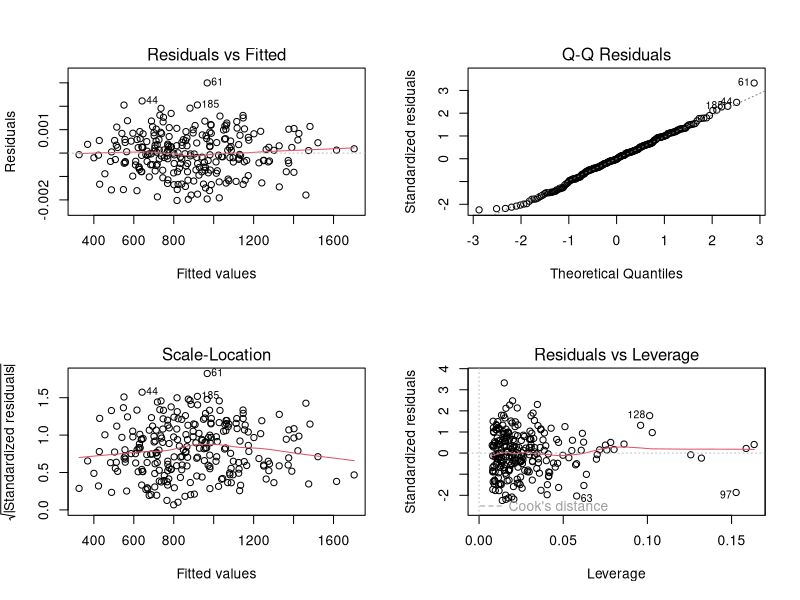
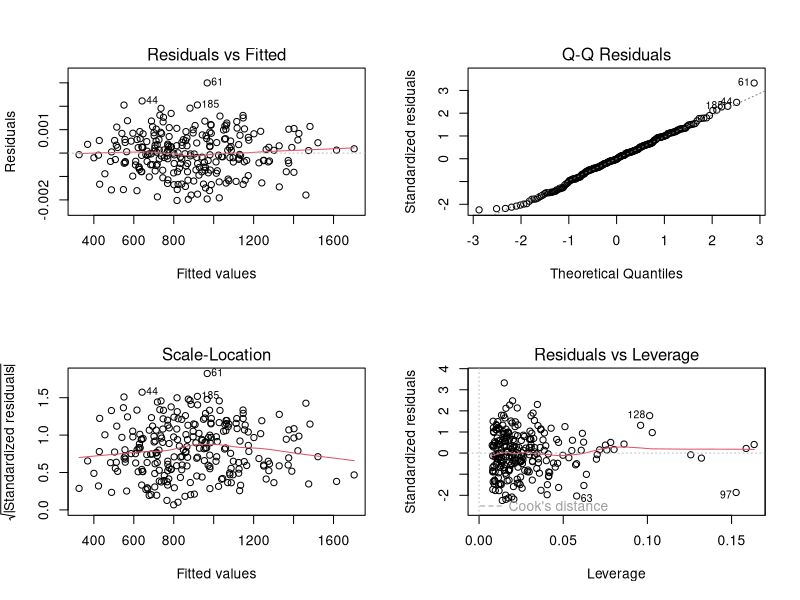
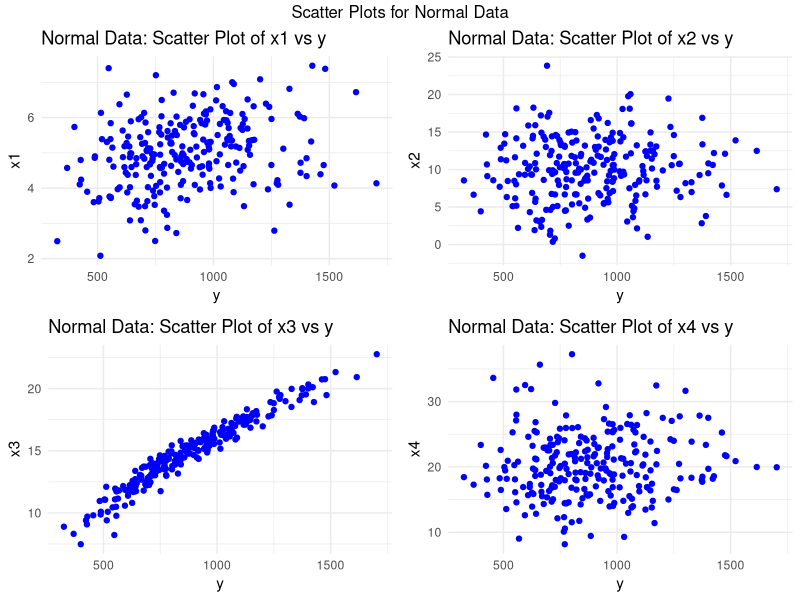
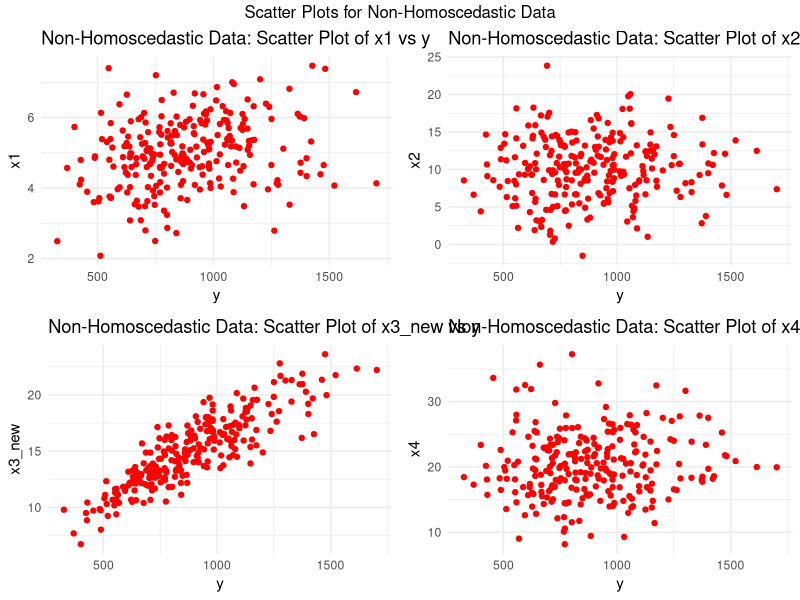
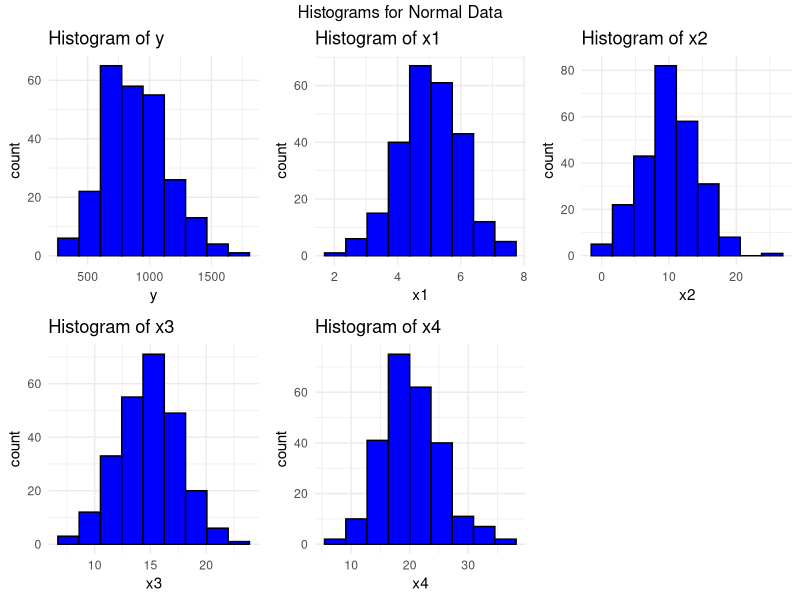
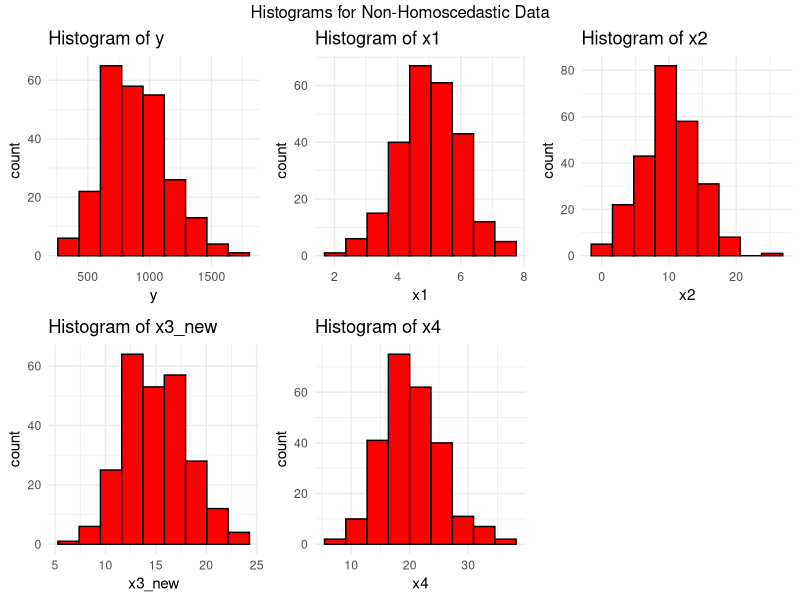

These figures' R source, in order:
library(ggplot2)
library(gridExtra)

# Set seed for reproducibility
set.seed(223)

# Generate independent variables
n <- 250
x1 <- rnorm(n, mean = 5, sd = 1)
x2 <- rnorm(n, mean = 10, sd = 4)
x3 <- rnorm(n, mean = 15, sd = 3)
x4 <- rnorm(n, mean = 20, sd = 5)

# Generate dependent variable with a polynomial relationship
y <- 3 + 2*x1 + 5*x1^2 + 1.5*x2 + 3*x3^2 + 2*x4 + 0.001*rnorm(n, mean = 0, sd = 1)

# Create a data frame
data <- data.frame(y, x1, x2, x3, x4)

# Fit a polynomial regression model
model <- lm(y ~ poly(x1, 2) + x2 + poly(x3, 2) + x4, data = data)

# Summary of the model
summary(model)

# Add an error term to x1 that scales with the corresponding y value
x3_new <- x3 + rnorm(n, mean = 0, sd = 0.00154 * abs(y))

# Generate new dependent variable with the same polynomial relationship
#y_new <- 3 + 2*x1_new - 0.5*x1_new^2 + 1.5*x2 + 0.3*x3^2 - 0.2*x4 + rnorm(n, mean = 0, sd = 1)

# Create a new data frame
data_new <- data.frame(y, x1 = x1, x2, x3_new, x4)

# Fit a new polynomial regression model
model_new <- lm(y ~ poly(x1, 2) + x2 + poly(x3, 2) + x4, data = data_new)

# Summary of the new model
summary(model_new)

# Diagnostic plots for the original model
par(mfrow = c(2, 2))
plot(model)

# Diagnostic plots for the new model
par(mfrow = c(2, 2))
plot(model_new)

# Function to create scatter plots for each numeric column against 'y'
scatter_plots <- function(data, color, title_prefix) {
  lapply(names(data)[-1], function(col) {
    ggplot(data, aes_string(x = "y", y = col)) +
      geom_point(color = color) +
      ggtitle(paste(title_prefix, col, "vs y")) +
      theme_minimal()
  })
}

# Scatter plots for normal data
scatter_plots_normal <- scatter_plots(data, "blue", "Normal Data: Scatter Plot of")
# Scatter plots for non-homoscedastic data
scatter_plots_non_homoscedastic <- scatter_plots(data_new, "red", "Non-Homoscedastic Data: Scatter Plot of")

# Arrange scatter plots in grids
grid.arrange(grobs = scatter_plots_normal, ncol = 2, top = "Scatter Plots for Normal Data")
grid.arrange(grobs = scatter_plots_non_homoscedastic, ncol = 2, top = "Scatter Plots for Non-Homoscedastic Data")

# Function to create histograms for each numeric column
create_histograms <- function(data, color, title_prefix) {
  lapply(names(data), function(col) {
    n_bins <- ceiling(log2(length(data[[col]])) + 1)
    ggplot(data, aes_string(x = col)) +
      geom_histogram(bins = n_bins, fill = color, color = "black") +
      ggtitle(paste(title_prefix, col)) +
      theme_minimal()
  })
}

# Histograms for normal data
histograms_normal <- create_histograms(data, "blue", "Histogram of")
# Histograms for non-homoscedastic data
histograms_non_homoscedastic <- create_histograms(data_new, "red", "Histogram of")

# Arrange histograms in grids
do.call(grid.arrange, c(histograms_normal, ncol = 3, top = "Histograms for Normal Data"))
do.call(grid.arrange, c(histograms_non_homoscedastic, ncol = 3, top = "Histograms for Non-Homoscedastic Data"))
